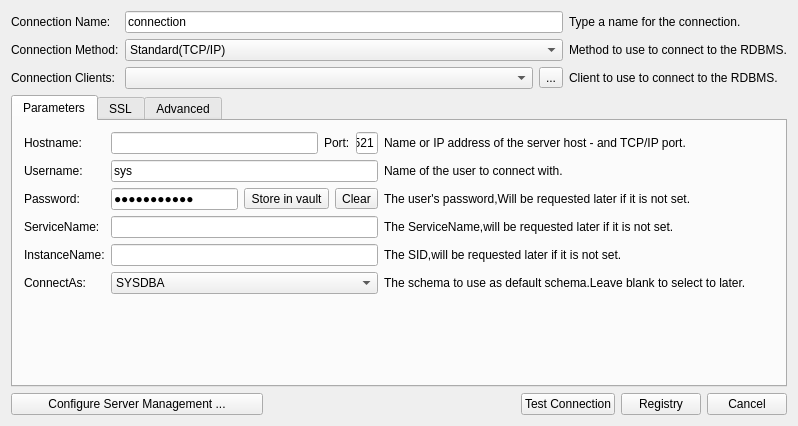
<?xml version="1.0" encoding="UTF-8"?>
<ui version="4.0">
 <class>Form</class>
 <widget class="QWidget" name="Form">
  <property name="geometry">
   <rect>
    <x>0</x>
    <y>0</y>
    <width>798</width>
    <height>422</height>
   </rect>
  </property>
  <property name="contextMenuPolicy">
   <enum>Qt::DefaultContextMenu</enum>
  </property>
  <property name="windowTitle">
   <string>RegistryDatabases</string>
  </property>
  <property name="windowIcon">
   <iconset>
    <normaloff>ooopic_1569555377.ico</normaloff>ooopic_1569555377.ico</iconset>
  </property>
  <layout class="QGridLayout" name="gridLayout_37">
   <item row="0" column="0">
    <layout class="QGridLayout" name="gridLayout">
     <item row="0" column="0">
      <widget class="QLabel" name="label">
       <property name="text">
        <string>Connection Name:</string>
       </property>
      </widget>
     </item>
     <item row="0" column="1">
      <widget class="QLineEdit" name="lineEdit">
       <property name="text">
        <string>connection</string>
       </property>
      </widget>
     </item>
     <item row="0" column="2">
      <widget class="QLabel" name="label_2">
       <property name="text">
        <string>Type a name for the connection.</string>
       </property>
      </widget>
     </item>
     <item row="1" column="0">
      <widget class="QLabel" name="label_3">
       <property name="text">
        <string>Connection Method:</string>
       </property>
      </widget>
     </item>
     <item row="1" column="1">
      <widget class="QComboBox" name="comboBox">
       <item>
        <property name="text">
         <string>Standard(TCP/IP)</string>
        </property>
       </item>
       <item>
        <property name="text">
         <string>Standard(TCP/IP) over SSH</string>
        </property>
       </item>
       <item>
        <property name="text">
         <string>Local Socket/Pipe</string>
        </property>
       </item>
      </widget>
     </item>
     <item row="1" column="2">
      <widget class="QLabel" name="label_4">
       <property name="text">
        <string>Method to use to connect to the RDBMS.</string>
       </property>
      </widget>
     </item>
     <item row="2" column="0">
      <widget class="QLabel" name="label_52">
       <property name="text">
        <string>Connection Clients:</string>
       </property>
      </widget>
     </item>
     <item row="2" column="1">
      <layout class="QGridLayout" name="gridLayout_35">
       <item row="0" column="0">
        <widget class="QComboBox" name="comboBox_2"/>
       </item>
       <item row="0" column="1">
        <widget class="QToolButton" name="toolButton">
         <property name="text">
          <string>...</string>
         </property>
        </widget>
       </item>
      </layout>
     </item>
     <item row="2" column="2">
      <widget class="QLabel" name="label_53">
       <property name="text">
        <string>Client to use to connect to the RDBMS.</string>
       </property>
      </widget>
     </item>
    </layout>
   </item>
   <item row="1" column="0">
    <widget class="QTabWidget" name="tabWidget">
     <property name="currentIndex">
      <number>0</number>
     </property>
     <widget class="QWidget" name="tab">
      <attribute name="title">
       <string>Parameters</string>
      </attribute>
      <widget class="QLabel" name="label_24">
       <property name="geometry">
        <rect>
         <x>10</x>
         <y>179</y>
         <width>722</width>
         <height>16</height>
        </rect>
       </property>
       <property name="text">
        <string/>
       </property>
      </widget>
      <widget class="QWidget" name="layoutWidget">
       <property name="geometry">
        <rect>
         <x>11</x>
         <y>11</y>
         <width>722</width>
         <height>163</height>
        </rect>
       </property>
       <layout class="QGridLayout" name="gridLayout_13">
        <item row="0" column="0">
         <layout class="QGridLayout" name="gridLayout_6">
          <item row="1" column="0">
           <widget class="QLabel" name="label_8">
            <property name="text">
             <string>Username:</string>
            </property>
           </widget>
          </item>
          <item row="5" column="0">
           <widget class="QLabel" name="label_12">
            <property name="text">
             <string>ConnectAs:</string>
            </property>
           </widget>
          </item>
          <item row="0" column="0">
           <widget class="QLabel" name="label_5">
            <property name="text">
             <string>Hostname:</string>
            </property>
           </widget>
          </item>
          <item row="2" column="0">
           <widget class="QLabel" name="label_10">
            <property name="text">
             <string>Password:</string>
            </property>
           </widget>
          </item>
          <item row="3" column="0">
           <widget class="QLabel" name="label_40">
            <property name="text">
             <string>ServiceName:</string>
            </property>
           </widget>
          </item>
          <item row="4" column="0">
           <widget class="QLabel" name="label_49">
            <property name="text">
             <string>InstanceName:</string>
            </property>
           </widget>
          </item>
         </layout>
        </item>
        <item row="0" column="1">
         <layout class="QGridLayout" name="gridLayout_7">
          <item row="2" column="0">
           <layout class="QGridLayout" name="gridLayout_3" columnstretch="7,0,0">
            <item row="0" column="1">
             <widget class="QToolButton" name="toolButton_2">
              <property name="text">
               <string>Store in vault</string>
              </property>
             </widget>
            </item>
            <item row="0" column="2">
             <widget class="QToolButton" name="toolButton_3">
              <property name="text">
               <string>Clear</string>
              </property>
             </widget>
            </item>
            <item row="0" column="0">
             <widget class="QLineEdit" name="lineEdit_5">
              <property name="text">
               <string>sys_pwd_123</string>
              </property>
              <property name="echoMode">
               <enum>QLineEdit::Password</enum>
              </property>
             </widget>
            </item>
           </layout>
          </item>
          <item row="4" column="0">
           <widget class="QLineEdit" name="lineEdit_7">
            <property name="text">
             <string/>
            </property>
           </widget>
          </item>
          <item row="3" column="0">
           <layout class="QGridLayout" name="gridLayout_4">
            <item row="0" column="0">
             <widget class="QLineEdit" name="lineEdit_6">
              <property name="text">
               <string/>
              </property>
             </widget>
            </item>
           </layout>
          </item>
          <item row="1" column="0">
           <widget class="QLineEdit" name="lineEdit_4">
            <property name="text">
             <string>sys</string>
            </property>
           </widget>
          </item>
          <item row="0" column="0">
           <layout class="QGridLayout" name="gridLayout_2" columnstretch="10,1,1">
            <item row="0" column="0">
             <widget class="QLineEdit" name="lineEdit_2">
              <property name="text">
               <string/>
              </property>
             </widget>
            </item>
            <item row="0" column="1">
             <widget class="QLabel" name="label_6">
              <property name="text">
               <string>Port:</string>
              </property>
             </widget>
            </item>
            <item row="0" column="2">
             <widget class="QLineEdit" name="lineEdit_3">
              <property name="text">
               <string>1521</string>
              </property>
             </widget>
            </item>
           </layout>
          </item>
          <item row="5" column="0">
           <widget class="QComboBox" name="comboBox_3">
            <item>
             <property name="text">
              <string>SYSDBA</string>
             </property>
            </item>
            <item>
             <property name="text">
              <string>SYSOPER</string>
             </property>
            </item>
            <item>
             <property name="text">
              <string>SYSASM</string>
             </property>
            </item>
            <item>
             <property name="text">
              <string>NORMAL</string>
             </property>
            </item>
           </widget>
          </item>
         </layout>
        </item>
        <item row="0" column="2">
         <layout class="QGridLayout" name="gridLayout_8">
          <item row="0" column="0">
           <widget class="QLabel" name="label_7">
            <property name="text">
             <string>Name or IP address of the server host - and TCP/IP port.</string>
            </property>
           </widget>
          </item>
          <item row="1" column="0">
           <widget class="QLabel" name="label_9">
            <property name="text">
             <string>Name of the user to connect with.</string>
            </property>
           </widget>
          </item>
          <item row="2" column="0">
           <widget class="QLabel" name="label_11">
            <property name="text">
             <string>The user's password,Will be requested later if it is not set.</string>
            </property>
           </widget>
          </item>
          <item row="5" column="0">
           <widget class="QLabel" name="label_13">
            <property name="text">
             <string>The schema to use as default schema.Leave blank to select to later.</string>
            </property>
           </widget>
          </item>
          <item row="3" column="0">
           <widget class="QLabel" name="label_48">
            <property name="text">
             <string>The ServiceName,will be requested later if it is not set.</string>
            </property>
           </widget>
          </item>
          <item row="4" column="0">
           <widget class="QLabel" name="label_50">
            <property name="text">
             <string>The SID,will be requested later if it is not set.</string>
            </property>
           </widget>
          </item>
         </layout>
        </item>
       </layout>
      </widget>
     </widget>
     <widget class="QWidget" name="tab_2">
      <attribute name="title">
       <string>SSL</string>
      </attribute>
      <layout class="QGridLayout" name="gridLayout_20">
       <item row="0" column="0">
        <layout class="QGridLayout" name="gridLayout_16">
         <item row="0" column="0">
          <layout class="QGridLayout" name="gridLayout_19">
           <item row="0" column="0">
            <layout class="QGridLayout" name="gridLayout_12">
             <item row="0" column="0">
              <layout class="QGridLayout" name="gridLayout_11">
               <item row="0" column="0">
                <layout class="QGridLayout" name="gridLayout_10">
                 <item row="0" column="0">
                  <widget class="QLabel" name="label_14">
                   <property name="layoutDirection">
                    <enum>Qt::RightToLeft</enum>
                   </property>
                   <property name="text">
                    <string>Use SSL</string>
                   </property>
                  </widget>
                 </item>
                 <item row="1" column="0">
                  <widget class="QLabel" name="label_16">
                   <property name="layoutDirection">
                    <enum>Qt::RightToLeft</enum>
                   </property>
                   <property name="text">
                    <string>SSL Key File:</string>
                   </property>
                  </widget>
                 </item>
                 <item row="2" column="0">
                  <widget class="QLabel" name="label_18">
                   <property name="layoutDirection">
                    <enum>Qt::RightToLeft</enum>
                   </property>
                   <property name="text">
                    <string>SSL CERT File:</string>
                   </property>
                  </widget>
                 </item>
                 <item row="3" column="0">
                  <widget class="QLabel" name="label_20">
                   <property name="layoutDirection">
                    <enum>Qt::RightToLeft</enum>
                   </property>
                   <property name="text">
                    <string>SSL CA File:</string>
                   </property>
                  </widget>
                 </item>
                 <item row="4" column="0">
                  <widget class="QLabel" name="label_22">
                   <property name="layoutDirection">
                    <enum>Qt::RightToLeft</enum>
                   </property>
                   <property name="text">
                    <string>SSL Cipher:</string>
                   </property>
                  </widget>
                 </item>
                </layout>
               </item>
               <item row="0" column="1">
                <layout class="QGridLayout" name="gridLayout_9">
                 <item row="0" column="0" colspan="2">
                  <widget class="QComboBox" name="comboBox_4">
                   <item>
                    <property name="text">
                     <string>No</string>
                    </property>
                   </item>
                   <item>
                    <property name="text">
                     <string>If available</string>
                    </property>
                   </item>
                   <item>
                    <property name="text">
                     <string>Require</string>
                    </property>
                   </item>
                   <item>
                    <property name="text">
                     <string>Require and Verify CA</string>
                    </property>
                   </item>
                   <item>
                    <property name="text">
                     <string>Require and Verify Identity</string>
                    </property>
                   </item>
                  </widget>
                 </item>
                 <item row="1" column="0">
                  <widget class="QLineEdit" name="lineEdit_8"/>
                 </item>
                 <item row="1" column="1">
                  <widget class="QToolButton" name="toolButton_5">
                   <property name="text">
                    <string>...</string>
                   </property>
                  </widget>
                 </item>
                 <item row="2" column="0">
                  <widget class="QLineEdit" name="lineEdit_9"/>
                 </item>
                 <item row="2" column="1">
                  <widget class="QToolButton" name="toolButton_6">
                   <property name="text">
                    <string>...</string>
                   </property>
                  </widget>
                 </item>
                 <item row="3" column="0">
                  <widget class="QLineEdit" name="lineEdit_10"/>
                 </item>
                 <item row="3" column="1">
                  <widget class="QToolButton" name="toolButton_7">
                   <property name="text">
                    <string>...</string>
                   </property>
                  </widget>
                 </item>
                 <item row="4" column="0" colspan="2">
                  <widget class="QLineEdit" name="lineEdit_11"/>
                 </item>
                </layout>
               </item>
              </layout>
             </item>
             <item row="0" column="1">
              <layout class="QGridLayout" name="gridLayout_15">
               <item row="0" column="0">
                <widget class="QLabel" name="label_15">
                 <property name="text">
                  <string>Turns on SSL encryption.Connection will fail if SSL is not available. </string>
                 </property>
                </widget>
               </item>
               <item row="1" column="0">
                <widget class="QLabel" name="label_17">
                 <property name="text">
                  <string>Path to Client Key file for SSL.</string>
                 </property>
                </widget>
               </item>
               <item row="2" column="0">
                <widget class="QLabel" name="label_19">
                 <property name="text">
                  <string>Path to Client Certificate file for SSL.</string>
                 </property>
                </widget>
               </item>
               <item row="3" column="0">
                <widget class="QLabel" name="label_21">
                 <property name="text">
                  <string>Path to Certificate Authority file for SSL.</string>
                 </property>
                </widget>
               </item>
               <item row="4" column="0">
                <widget class="QLabel" name="label_23">
                 <property name="text">
                  <string>Optional:separated list of permissible ciphers to use for SSL encryption.</string>
                 </property>
                </widget>
               </item>
              </layout>
             </item>
            </layout>
           </item>
           <item row="1" column="0">
            <layout class="QGridLayout" name="gridLayout_18" columnstretch="1,1,6">
             <item row="0" column="1" rowspan="2">
              <layout class="QGridLayout" name="gridLayout_17">
               <item row="0" column="0">
                <widget class="QToolButton" name="toolButton_8">
                 <property name="text">
                  <string>SSL Wizard ...</string>
                 </property>
                </widget>
               </item>
               <item row="1" column="0">
                <widget class="QToolButton" name="toolButton_9">
                 <property name="sizePolicy">
                  <sizepolicy hsizetype="Preferred" vsizetype="Fixed">
                   <horstretch>0</horstretch>
                   <verstretch>0</verstretch>
                  </sizepolicy>
                 </property>
                 <property name="text">
                  <string>Files</string>
                 </property>
                </widget>
               </item>
              </layout>
             </item>
             <item row="0" column="2" rowspan="2">
              <widget class="QLabel" name="label_26">
               <property name="text">
                <string/>
               </property>
              </widget>
             </item>
             <item row="0" column="0" rowspan="2">
              <widget class="QLabel" name="label_25">
               <property name="text">
                <string/>
               </property>
              </widget>
             </item>
            </layout>
           </item>
          </layout>
         </item>
         <item row="1" column="0">
          <widget class="QLabel" name="label_35">
           <property name="text">
            <string/>
           </property>
          </widget>
         </item>
        </layout>
       </item>
      </layout>
     </widget>
     <widget class="QWidget" name="tab_3">
      <attribute name="title">
       <string>Advanced</string>
      </attribute>
      <layout class="QGridLayout" name="gridLayout_34">
       <item row="0" column="0">
        <layout class="QGridLayout" name="gridLayout_33">
         <item row="0" column="0">
          <layout class="QGridLayout" name="gridLayout_32">
           <item row="0" column="0">
            <layout class="QGridLayout" name="gridLayout_31">
             <item row="0" column="0">
              <layout class="QGridLayout" name="gridLayout_26">
               <item row="0" column="0">
                <widget class="QLabel" name="label_45">
                 <property name="text">
                  <string/>
                 </property>
                </widget>
               </item>
               <item row="1" column="0">
                <widget class="QLabel" name="label_46">
                 <property name="text">
                  <string/>
                 </property>
                </widget>
               </item>
               <item row="2" column="0">
                <widget class="QLabel" name="label_47">
                 <property name="text">
                  <string/>
                 </property>
                </widget>
               </item>
              </layout>
             </item>
             <item row="0" column="1">
              <layout class="QGridLayout" name="gridLayout_24" columnstretch="1,10">
               <item row="0" column="0" colspan="2">
                <widget class="QCheckBox" name="checkBox">
                 <property name="text">
                  <string>Use compression protocol</string>
                 </property>
                </widget>
               </item>
               <item row="1" column="0">
                <widget class="QLabel" name="label_36">
                 <property name="text">
                  <string/>
                 </property>
                </widget>
               </item>
               <item row="1" column="1">
                <widget class="QCheckBox" name="checkBox_2">
                 <property name="text">
                  <string>Use ANSI quotes to quote identifiers</string>
                 </property>
                </widget>
               </item>
               <item row="2" column="0">
                <widget class="QLabel" name="label_37">
                 <property name="text">
                  <string/>
                 </property>
                </widget>
               </item>
               <item row="2" column="1">
                <widget class="QCheckBox" name="checkBox_3">
                 <property name="text">
                  <string>Enable Cleartext Authentication Plugin</string>
                 </property>
                </widget>
               </item>
              </layout>
             </item>
             <item row="0" column="2">
              <layout class="QGridLayout" name="gridLayout_23">
               <item row="0" column="0">
                <widget class="QLabel" name="label_27">
                 <property name="text">
                  <string>Select this option for WAN connections.</string>
                 </property>
                </widget>
               </item>
               <item row="1" column="0">
                <widget class="QLabel" name="label_28">
                 <property name="text">
                  <string>If enabled this option overwrites the serverside settings.</string>
                 </property>
                </widget>
               </item>
               <item row="2" column="0">
                <widget class="QLabel" name="label_29">
                 <property name="text">
                  <string>Send user password in cleartext.Required for some authentication methods.</string>
                 </property>
                </widget>
               </item>
              </layout>
             </item>
             <item row="1" column="0">
              <layout class="QGridLayout" name="gridLayout_29">
               <item row="0" column="0">
                <widget class="QLabel" name="label_30">
                 <property name="sizePolicy">
                  <sizepolicy hsizetype="Fixed" vsizetype="Fixed">
                   <horstretch>0</horstretch>
                   <verstretch>0</verstretch>
                  </sizepolicy>
                 </property>
                 <property name="text">
                  <string>Timeout:</string>
                 </property>
                </widget>
               </item>
               <item row="1" column="0">
                <widget class="QLabel" name="label_32">
                 <property name="sizePolicy">
                  <sizepolicy hsizetype="Fixed" vsizetype="Fixed">
                   <horstretch>0</horstretch>
                   <verstretch>0</verstretch>
                  </sizepolicy>
                 </property>
                 <property name="text">
                  <string>SQL_MODE:</string>
                 </property>
                </widget>
               </item>
              </layout>
             </item>
             <item row="1" column="1">
              <layout class="QGridLayout" name="gridLayout_28">
               <item row="0" column="0">
                <widget class="QLineEdit" name="lineEdit_12">
                 <property name="text">
                  <string>60</string>
                 </property>
                </widget>
               </item>
               <item row="1" column="0">
                <widget class="QLineEdit" name="lineEdit_13"/>
               </item>
              </layout>
             </item>
             <item row="1" column="2">
              <layout class="QGridLayout" name="gridLayout_30">
               <item row="0" column="0">
                <widget class="QLabel" name="label_31">
                 <property name="text">
                  <string>Maximum time to wait before a connection is aborted.</string>
                 </property>
                </widget>
               </item>
               <item row="1" column="0">
                <widget class="QLabel" name="label_33">
                 <property name="text">
                  <string>Override the default SQL_MODE used by the server.</string>
                 </property>
                </widget>
               </item>
              </layout>
             </item>
            </layout>
           </item>
           <item row="1" column="0">
            <layout class="QGridLayout" name="gridLayout_27" columnstretch="1,5,6">
             <item row="0" column="0">
              <layout class="QGridLayout" name="gridLayout_21">
               <item row="0" column="0">
                <widget class="QLabel" name="label_34">
                 <property name="sizePolicy">
                  <sizepolicy hsizetype="Preferred" vsizetype="Fixed">
                   <horstretch>0</horstretch>
                   <verstretch>0</verstretch>
                  </sizepolicy>
                 </property>
                 <property name="text">
                  <string>Others:</string>
                 </property>
                </widget>
               </item>
               <item row="1" column="0">
                <widget class="QLabel" name="label_41">
                 <property name="text">
                  <string/>
                 </property>
                </widget>
               </item>
              </layout>
             </item>
             <item row="0" column="1">
              <layout class="QGridLayout" name="gridLayout_22">
               <item row="0" column="0">
                <widget class="QLabel" name="label_39">
                 <property name="text">
                  <string/>
                 </property>
                </widget>
               </item>
               <item row="1" column="0">
                <widget class="QListWidget" name="listWidget"/>
               </item>
              </layout>
             </item>
             <item row="0" column="2">
              <layout class="QGridLayout" name="gridLayout_25">
               <item row="1" column="0">
                <widget class="QLabel" name="label_42">
                 <property name="text">
                  <string/>
                 </property>
                </widget>
               </item>
               <item row="0" column="0">
                <widget class="QLabel" name="label_44">
                 <property name="sizePolicy">
                  <sizepolicy hsizetype="Preferred" vsizetype="Fixed">
                   <horstretch>0</horstretch>
                   <verstretch>0</verstretch>
                  </sizepolicy>
                 </property>
                 <property name="text">
                  <string>Other options for Connector/C++ as option=value pairs,one per line.</string>
                 </property>
                </widget>
               </item>
              </layout>
             </item>
            </layout>
           </item>
          </layout>
         </item>
         <item row="1" column="0">
          <widget class="QLabel" name="label_43">
           <property name="text">
            <string/>
           </property>
          </widget>
         </item>
        </layout>
       </item>
      </layout>
     </widget>
    </widget>
   </item>
   <item row="2" column="0">
    <layout class="QGridLayout" name="gridLayout_5" columnstretch="1,1,0,0,0">
     <item row="0" column="2">
      <widget class="QPushButton" name="pushButton_2">
       <property name="text">
        <string>Test Connection</string>
       </property>
      </widget>
     </item>
     <item row="0" column="3">
      <widget class="QPushButton" name="pushButton_3">
       <property name="text">
        <string>Registry</string>
       </property>
      </widget>
     </item>
     <item row="0" column="4">
      <widget class="QPushButton" name="pushButton_4">
       <property name="text">
        <string>Cancel</string>
       </property>
      </widget>
     </item>
     <item row="0" column="0">
      <widget class="QPushButton" name="pushButton">
       <property name="text">
        <string>Configure Server Management ...</string>
       </property>
      </widget>
     </item>
     <item row="0" column="1">
      <spacer name="horizontalSpacer">
       <property name="orientation">
        <enum>Qt::Horizontal</enum>
       </property>
       <property name="sizeHint" stdset="0">
        <size>
         <width>40</width>
         <height>20</height>
        </size>
       </property>
      </spacer>
     </item>
    </layout>
   </item>
  </layout>
  <action name="actionExport">
   <property name="checkable">
    <bool>true</bool>
   </property>
   <property name="text">
    <string>Export</string>
   </property>
   <property name="toolTip">
    <string>Export</string>
   </property>
   <property name="shortcut">
    <string>Ctrl+Alt+E</string>
   </property>
  </action>
 </widget>
 <tabstops>
  <tabstop>lineEdit</tabstop>
  <tabstop>comboBox</tabstop>
  <tabstop>comboBox_2</tabstop>
  <tabstop>toolButton</tabstop>
  <tabstop>tabWidget</tabstop>
  <tabstop>lineEdit_2</tabstop>
  <tabstop>lineEdit_3</tabstop>
  <tabstop>lineEdit_4</tabstop>
  <tabstop>lineEdit_5</tabstop>
  <tabstop>toolButton_2</tabstop>
  <tabstop>toolButton_3</tabstop>
  <tabstop>lineEdit_6</tabstop>
  <tabstop>lineEdit_7</tabstop>
  <tabstop>comboBox_3</tabstop>
  <tabstop>pushButton_2</tabstop>
  <tabstop>pushButton_3</tabstop>
  <tabstop>pushButton_4</tabstop>
  <tabstop>comboBox_4</tabstop>
  <tabstop>lineEdit_8</tabstop>
  <tabstop>toolButton_5</tabstop>
  <tabstop>lineEdit_9</tabstop>
  <tabstop>toolButton_6</tabstop>
  <tabstop>lineEdit_10</tabstop>
  <tabstop>toolButton_7</tabstop>
  <tabstop>lineEdit_11</tabstop>
  <tabstop>toolButton_8</tabstop>
  <tabstop>toolButton_9</tabstop>
  <tabstop>checkBox</tabstop>
  <tabstop>checkBox_2</tabstop>
  <tabstop>checkBox_3</tabstop>
  <tabstop>lineEdit_12</tabstop>
  <tabstop>lineEdit_13</tabstop>
  <tabstop>listWidget</tabstop>
  <tabstop>pushButton</tabstop>
 </tabstops>
 <resources/>
 <connections>
  <connection>
   <sender>pushButton_4</sender>
   <signal>clicked()</signal>
   <receiver>Form</receiver>
   <slot>close()</slot>
   <hints>
    <hint type="sourcelabel">
     <x>750</x>
     <y>400</y>
    </hint>
    <hint type="destinationlabel">
     <x>398</x>
     <y>210</y>
    </hint>
   </hints>
  </connection>
 </connections>
</ui>
